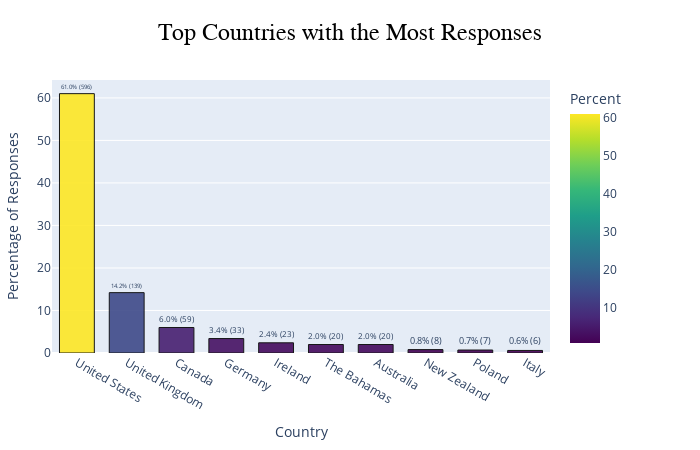

The notebook cell this image was saved under:
### Markdown cell above
#### 2- Responses by Country (Top 10)

### Code cell
def plot_top_countries(df, country_col="Country", top_n=10, 
                       width=700, height=450, 
                       title="Top Countries with the Most Responses"):
    """
    Creates a bar chart of the top N countries by response count,
    showing percentage and count labels, with bars styled like cylinders.
    
    Parameters:
    -----------
    df : pd.DataFrame
        The dataset to analyze.
    country_col : str, optional
        Column containing country names.
    top_n : int, optional
        Number of top countries to display (default=10).
    width, height : int
        Dimensions of the chart.
    title : str
        Title of the chart.
    
    Returns:
    --------
    fig : plotly.graph_objects.Figure
        The formatted bar chart.
    """
    
    # Count responses per country and get Top N
    top_countries = (
        df[country_col]
        .value_counts()
        .nlargest(top_n)
        .reset_index()
    )
    top_countries.columns = ['Country', 'Responses']

    # Compute percentages
    total_responses = df.shape[0]
    top_countries['Percent'] = (top_countries['Responses'] / total_responses * 100).round(1)

    # Format labels: "xx% (count)"
    top_countries['Label'] = (
        top_countries['Percent'].astype(str) + '% (' + 
        top_countries['Responses'].astype(str) + ')'
    )

    # Build bar chart
    fig_top_countries = px.bar(
        top_countries,
        x='Country',
        y='Percent',
        text='Label',
        color='Percent',
        color_continuous_scale='Viridis',
        title=title
    )

    # Style bars to look cylindrical
    fig_top_countries.update_traces(
        texttemplate='%{text}',
        textposition='outside',
        marker=dict(
            line=dict(width=1, color="black"),  # outline for 3D feel
            opacity=0.9
        )
    )

    # Layout adjustments
    fig_top_countries.update_layout(
        yaxis_title='Percentage of Responses',
        xaxis_title='Country',
        width=width,
        height=height,
        bargap=0.3,
        margin=dict(t=80, l=50, r=150, b=50),
        title=dict(
            text=title,
            x=0.5,
            xanchor='center',
            font=dict(size=24, color='black', family="Arial, sans-serif")
        )
    )

    return fig_top_countries
  
    
# Creating the plot
fig_top_countries = plot_top_countries(df_clean)
fig_top_countries.show()

### Figure 1 — Plotly figure (JSON) as saved in the notebook; plotly's stock layout.template omitted (floating-point values rounded to 4 significant figures)
{"data": [{"hovertemplate": "Country=%{x}<br>Percent=%{marker.color}<br>Label=%{text}<extra></extra>", "legendgroup": "", "marker": {"color": [61.0, 14.2, 6.0, 3.4, 2.4, 2.0, 2.0, 0.8, 0.7, 0.6], "coloraxis": "coloraxis", "line": {"color": "black", "width": 1}, "opacity": 0.9, "pattern": {"shape": ""}}, "name": "", "orientation": "v", "showlegend": false, "text": ["61.0% (596)", "14.2% (139)", "6.0% (59)", "3.4% (33)", "2.4% (23)", "2.0% (20)", "2.0% (20)", "0.8% (8)", "0.7% (7)", "0.6% (6)"], "textposition": "outside", "texttemplate": "%{text}", "type": "bar", "x": ["United States", "United Kingdom", "Canada", "Germany", "Ireland", "The Bahamas", "Australia", "New Zealand", "Poland", "Italy"], "xaxis": "x", "y": [61.0, 14.2, 6.0, 3.4, 2.4, 2.0, 2.0, 0.8, 0.7, 0.6], "yaxis": "y"}], "layout": {"bargap": 0.3, "barmode": "relative", "coloraxis": {"colorbar": {"title": {"text": "Percent"}}, "colorscale": [[0, "#440154"], [0.1111, "#482878"], [0.2222, "#3e4989"], [0.3333, "#31688e"], [0.4444, "#26828e"], [0.5556, "#1f9e89"], [0.6667, "#35b779"], [0.7778, "#6ece58"], [0.8889, "#b5de2b"], [1, "#fde725"]]}, "height": 450, "legend": {"tracegroupgap": 0}, "margin": {"b": 50, "l": 50, "r": 150, "t": 80}, "title": {"font": {"color": "black", "family": "Arial, sans-serif", "size": 24}, "text": "Top Countries with the Most Responses", "x": 0.5, "xanchor": "center"}, "width": 700, "xaxis": {"anchor": "y", "domain": [0, 1], "title": {"text": "Country"}}, "yaxis": {"anchor": "x", "domain": [0, 1], "title": {"text": "Percentage of Responses"}}}}
